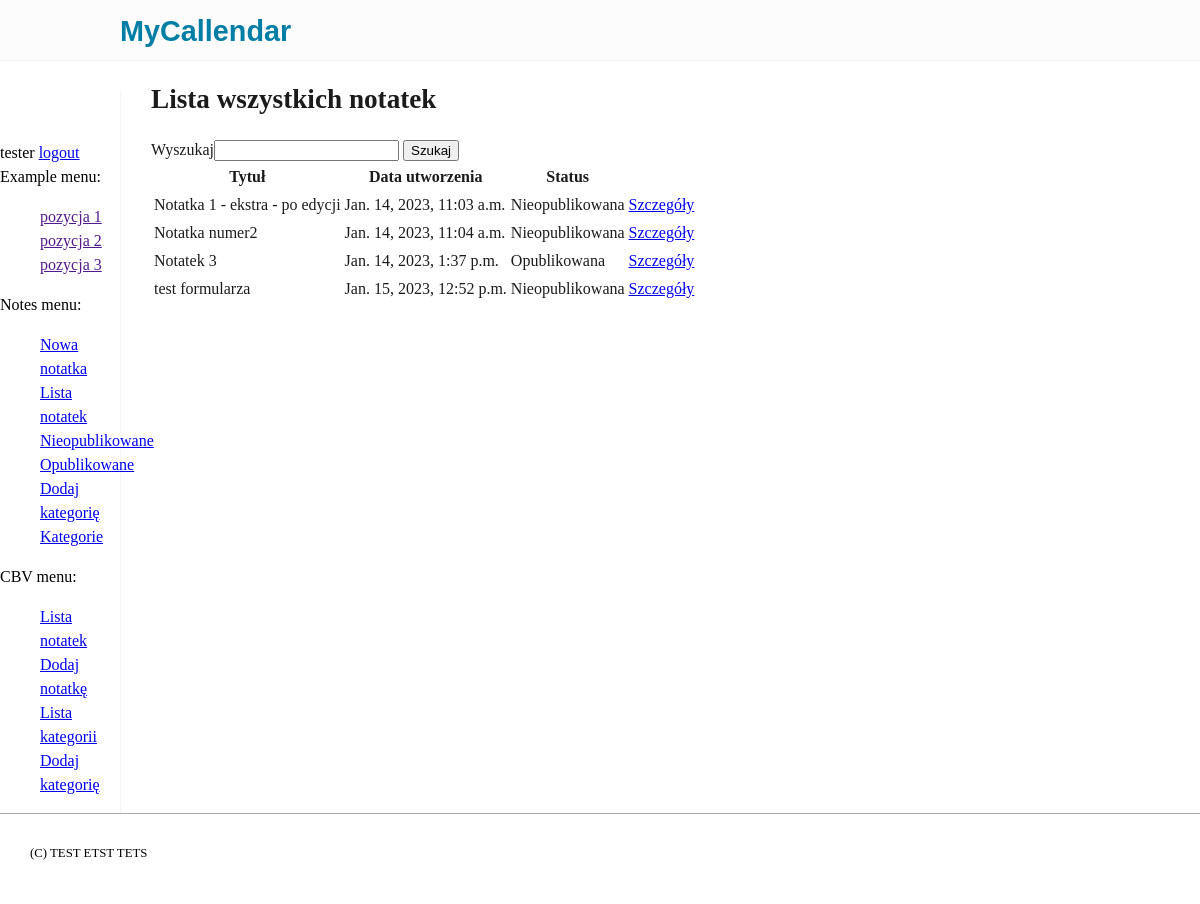
/notes/notes/ (signed in), run on the app's committed database.
### notes/models.py (models this page shows, shortened)
class Note(models.Model):
    STATUSES = (('a', 'Nieopublikowana'), ('b','Opublikowana'))
    title = models.CharField(max_length=30) #, validators=[is_letters,])
    category = models.ForeignKey('notes.Category', on_delete=models.PROTECT)
    creation_datetime = models.DateTimeField(auto_now_add=True)
    note = models.TextField()
    status = models.CharField(max_length=1, choices=STATUSES, default='a')
    profile = models.ForeignKey('notes.profile', on_delete=models.CASCADE) # editable=False)
    class Meta:
        verbose_name = "Notatka"
        verbose_name_plural = "Notatki"

### notes/views.py (the view)
# urls.py: path('notes/', views.note_list, name='notes_list'),
@user_passes_test(correct_mail)
def note_list(request):
    search = request.GET.get('search', None)
    if search:
        notes = Note.objects.filter(title__icontains=search)
    else:
        notes = Note.objects.all()
    ctx = {'notes': notes, 'page_title': 'Lista wszystkich notatek'}
    return render(request, 'notes/note_list.html', ctx)

### notes/views.py (called while the page is built)
def correct_mail(user):
    if user.email.endswith('@gmail.com'):
        return True
    return False

### notes/templates/notes/note_list.html (shortened to what this page needs)
{% extends 'examples/base.html' %}
{% block main_content %}
<h1> {% comment %}Lista wszystkich notatek {% endcomment %} {{ page_title }}</h1>
<form action="" method="get">
    <label for="search">Wyszukaj</label><input id="search" type="text" name="search">
    <input type="submit" value="Szukaj">
</form>
{% if notes %}
<table>
    <thead>
    <tr><th>Tytuł</th><th>Data utworzenia</th><th>Status</th><th></th></tr>
    </thead>
    <tbody>
    {% for i in notes %}
    <tr>
        <td>{{ i.title }}</td>
        <td> {{ i.creation_datetime }}</td>
        <td> {{i.get_status_display }}</td>
        <td><a href="{% url 'notes_detail' i.id %}"> Szczegóły</a></td>
    </tr>
    {% endfor %}
    </tbody>
{% else %}
    <p> Brak notatek</p>
{% endif %}
</table>
{% endblock %}

### examples/templates/examples/base.html (shortened to what this page needs)
{% load static %}
<!DOCTYPE html>
<html>
<head>
    <link rel="stylesheet" href="{% static 'examples/css/style.css' %}">
</head>
<body>
  <div id="header"> <div id="logo"><strong>MyCallendar</strong></div></div>
  <div id="wrapper">
    <div id="menu">
        {% if user.is_authenticated %} {{ user.username }} <a href="{% url 'logout' %}"> logout</a>
        {% else %} <a href="{% url 'login' %}"> Login</a> {% endif %}
        {% include 'examples/menu.html' %}
        {% include 'notes/menu.html' %}
     </div>
    <div id="main_content">
        {% block main_content %}{% endblock %}
    </div>
  <div>
  <div id="footer">{% block footer %}(C) TEST ETST TETS {% endblock %}</div>
</body>
</html>

### examples/static/examples/css/style.css (style rules this page uses)
body { width:100%; border:0; margin:0; padding:0; font-size:16px; line-height:1.5; }
#header { background-color: #fcfcfc; border-bottom:1px solid #f5f5f5; width:100%; height:60px; }
#logo { margin-left:10%; padding-top:10px; font-family:sans-serif; color: #007ea5; font-size:1.8em; }
#menu { margin-top:30px; padding-top:50px; float:left; width:10%; border-right:1px solid #f5f5f5; }
#main_content { float:left; width:85%; padding-left:30px; color: #1b1b1b; }
#footer { border-top:1px solid #a9a9a9; height:60px; padding-left:30px; padding-top:30px; font-size:0.8em; font-color: #1b1b1b; }
h1,h2,h3, { font-family: sans-serif; color: #1b1b1b; }
h1 { font-size:1.7rem; }

### data on the page
Note: title "Notatka 1 - ekstra - po edycji", creation_datetime "Jan. 14, 2023, 11:03 a.m.", status "Nieopublikowana"
Note: title "Notatka numer2", creation_datetime "Jan. 14, 2023, 11:04 a.m.", status "Nieopublikowana"
Note: title "Notatek 3", creation_datetime "Jan. 14, 2023, 1:37 p.m.", status "Opublikowana"
Note: title "test formularza", creation_datetime "Jan. 15, 2023, 12:52 p.m.", status "Nieopublikowana"

### other printed values
{{ user.username }} "tester"
{{ page_title }} "Lista wszystkich notatek"
